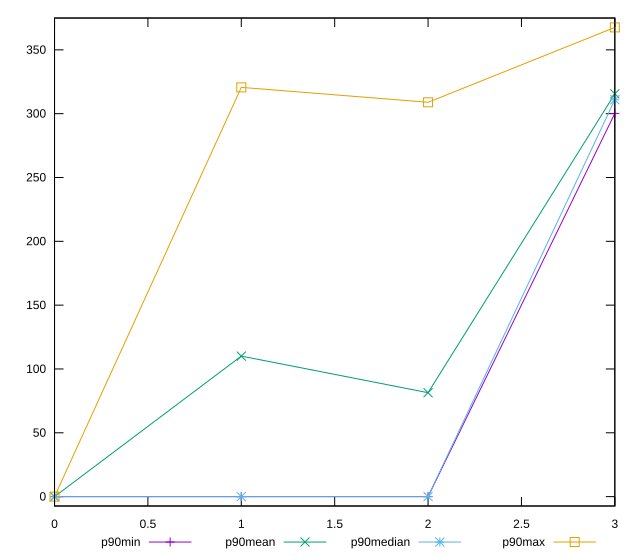

Reproduce this figure in gnuplot.
reset

$p90Min <<EOF
0 0
1 0
2 0
3 300.202
EOF

$p90Mean <<EOF
0 0
1 110.07455319148939
2 81.39636559139787
3 315.5440212740796
EOF

$p90Median <<EOF
0 0
1 0
2 0
3 310.904
EOF

$p90Max <<EOF
0 0
1 320.6
2 308.906
3 367.59000000000003
EOF

set key outside below
set xrange [0:3]
set yrange [-7.351800000000001:374.94180000000006]
set trange [-7.351800000000001:374.94180000000006]
set terminal svg size 640, 560 enhanced background rgb 'white'
set output "reports/report_00027_2021-02-24T12-40-31.850Z/uses-rel-preconnect/progression/value.svg"

plot $p90Min title "p90min" with linespoints, \
     $p90Mean title "p90mean" with linespoints, \
     $p90Median title "p90median" with linespoints, \
     $p90Max title "p90max" with linespoints

reset
